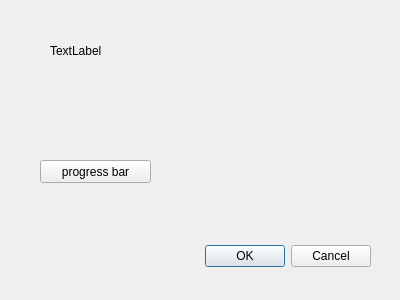
<?xml version="1.0" encoding="UTF-8"?>
<ui version="4.0">
 <class>Dialog</class>
 <widget class="QDialog" name="Dialog">
  <property name="geometry">
   <rect>
    <x>0</x>
    <y>0</y>
    <width>400</width>
    <height>300</height>
   </rect>
  </property>
  <property name="windowTitle">
   <string>Dialog</string>
  </property>
  <widget class="QDialogButtonBox" name="buttonBox">
   <property name="geometry">
    <rect>
     <x>30</x>
     <y>240</y>
     <width>341</width>
     <height>32</height>
    </rect>
   </property>
   <property name="orientation">
    <enum>Qt::Horizontal</enum>
   </property>
   <property name="standardButtons">
    <set>QDialogButtonBox::Cancel|QDialogButtonBox::Ok</set>
   </property>
  </widget>
  <widget class="QLabel" name="info_label">
   <property name="geometry">
    <rect>
     <x>50</x>
     <y>20</y>
     <width>221</width>
     <height>61</height>
    </rect>
   </property>
   <property name="text">
    <string>TextLabel</string>
   </property>
  </widget>
  <widget class="QPushButton" name="pushButton">
   <property name="geometry">
    <rect>
     <x>40</x>
     <y>160</y>
     <width>111</width>
     <height>23</height>
    </rect>
   </property>
   <property name="text">
    <string>progress bar</string>
   </property>
  </widget>
 </widget>
 <resources/>
 <connections>
  <connection>
   <sender>buttonBox</sender>
   <signal>accepted()</signal>
   <receiver>Dialog</receiver>
   <slot>accept()</slot>
   <hints>
    <hint type="sourcelabel">
     <x>248</x>
     <y>254</y>
    </hint>
    <hint type="destinationlabel">
     <x>157</x>
     <y>274</y>
    </hint>
   </hints>
  </connection>
  <connection>
   <sender>buttonBox</sender>
   <signal>rejected()</signal>
   <receiver>Dialog</receiver>
   <slot>reject()</slot>
   <hints>
    <hint type="sourcelabel">
     <x>316</x>
     <y>260</y>
    </hint>
    <hint type="destinationlabel">
     <x>286</x>
     <y>274</y>
    </hint>
   </hints>
  </connection>
 </connections>
</ui>
